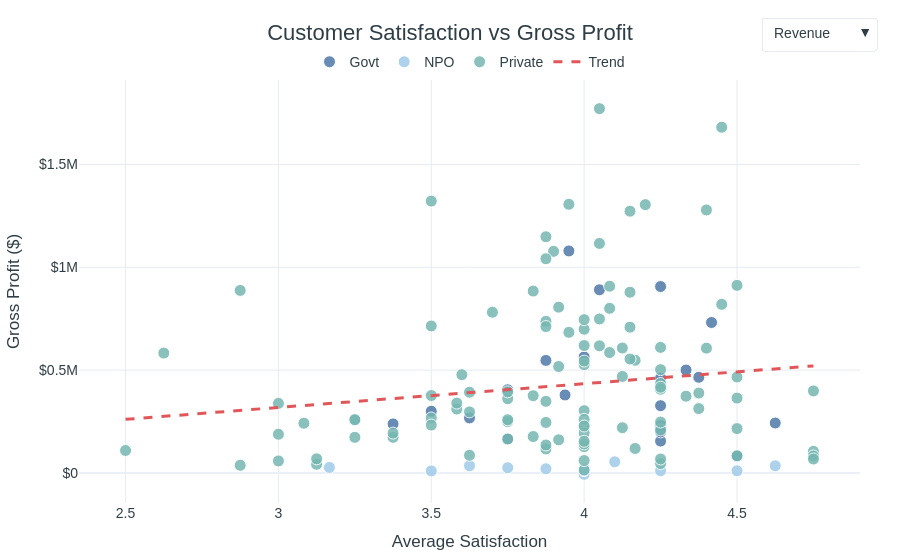

Notebook cell for this chart:
### Code cell
fig2 = create_scatter(df)
fig2.show()
